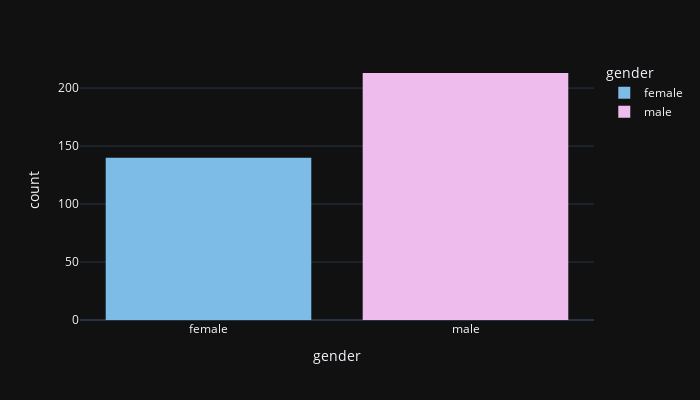
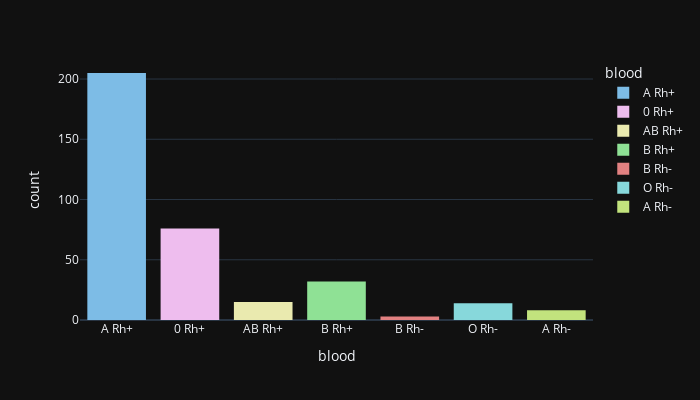
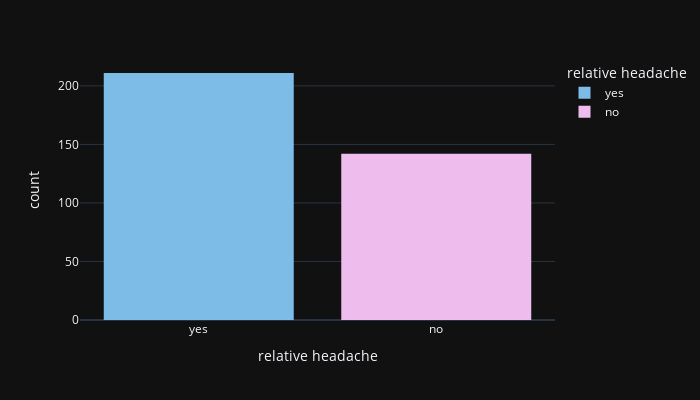
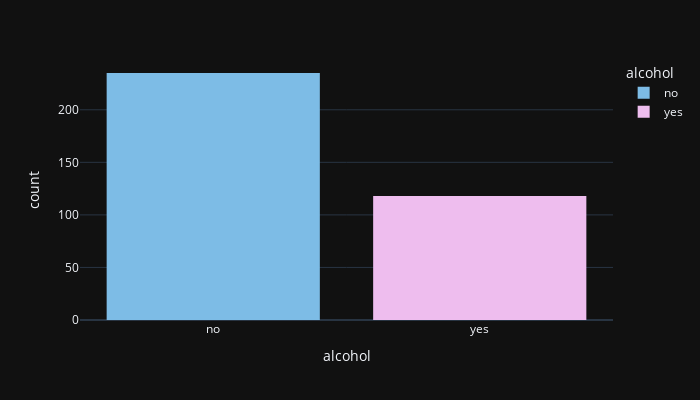

Notebook code cell kept with these figures, in order:
### Markdown cell above
# DATA VISUALIZATION

### Code cell
# distribution of categorical variables
colors = ['#7DBCE6','#EEBDEE','#EAEAAF','#8FE195','#E28181',
          '#87D8DB','#C2E37D','#DF93A4','#DCB778','#C497DE']


def cat_summary(data, col):
    print(pd.DataFrame({col:data[col].value_counts(),
                       "Ratio":100*data[col].value_counts()/len(data)}))

    px.histogram(data, x = col, color = col, width = 700, height = 400,
                    template = 'plotly_dark', color_discrete_sequence = colors).show()
for i in df[cat_cols]:
    cat_summary(df,i)

### Figure 1 — Plotly figure (JSON) as saved in the notebook; plotly's stock layout.template omitted (floating-point values rounded to 4 significant figures; data arrays with more than 128 entries replaced by an {"elided": "..."} marker saying what was removed)
{"data": [{"alignmentgroup": "True", "bingroup": "x", "hovertemplate": "gender=%{x}<br>count=%{y}<extra></extra>", "legendgroup": "female", "marker": {"color": "#7DBCE6", "pattern": {"shape": ""}}, "name": "female", "offsetgroup": "female", "orientation": "v", "showlegend": true, "type": "histogram", "x": {"elided": "140 str values"}, "xaxis": "x", "yaxis": "y"}, {"alignmentgroup": "True", "bingroup": "x", "hovertemplate": "gender=%{x}<br>count=%{y}<extra></extra>", "legendgroup": "male", "marker": {"color": "#EEBDEE", "pattern": {"shape": ""}}, "name": "male", "offsetgroup": "male", "orientation": "v", "showlegend": true, "type": "histogram", "x": {"elided": "213 str values"}, "xaxis": "x", "yaxis": "y"}], "layout": {"barmode": "relative", "height": 400, "legend": {"title": {"text": "gender"}, "tracegroupgap": 0}, "margin": {"t": 60}, "width": 700, "xaxis": {"anchor": "y", "categoryarray": ["female", "male"], "categoryorder": "array", "domain": [0, 1], "title": {"text": "gender"}}, "yaxis": {"anchor": "x", "domain": [0, 1], "title": {"text": "count"}}}}

### Figure 2 — Plotly figure (JSON) as saved in the notebook; plotly's stock layout.template omitted (floating-point values rounded to 4 significant figures; data arrays with more than 128 entries replaced by an {"elided": "..."} marker saying what was removed)
{"data": [{"alignmentgroup": "True", "bingroup": "x", "hovertemplate": "blood=%{x}<br>count=%{y}<extra></extra>", "legendgroup": "A Rh+", "marker": {"color": "#7DBCE6", "pattern": {"shape": ""}}, "name": "A Rh+", "offsetgroup": "A Rh+", "orientation": "v", "showlegend": true, "type": "histogram", "x": {"elided": "205 str values"}, "xaxis": "x", "yaxis": "y"}, {"alignmentgroup": "True", "bingroup": "x", "hovertemplate": "blood=%{x}<br>count=%{y}<extra></extra>", "legendgroup": "0 Rh+", "marker": {"color": "#EEBDEE", "pattern": {"shape": ""}}, "name": "0 Rh+", "offsetgroup": "0 Rh+", "orientation": "v", "showlegend": true, "type": "histogram", "x": ["0 Rh+", "0 Rh+", "0 Rh+", "0 Rh+", "0 Rh+", "0 Rh+", "0 Rh+", "0 Rh+", "0 Rh+", "0 Rh+", "0 Rh+", "0 Rh+", "0 Rh+", "0 Rh+", "0 Rh+", "0 Rh+", "0 Rh+", "0 Rh+", "0 Rh+", "0 Rh+", "0 Rh+", "0 Rh+", "0 Rh+", "0 Rh+", "0 Rh+", "0 Rh+", "0 Rh+", "0 Rh+", "0 Rh+", "0 Rh+", "0 Rh+", "0 Rh+", "0 Rh+", "0 Rh+", "0 Rh+", "0 Rh+", "0 Rh+", "0 Rh+", "0 Rh+", "0 Rh+", "0 Rh+", "0 Rh+", "0 Rh+", "0 Rh+", "0 Rh+", "0 Rh+", "0 Rh+", "0 Rh+", "0 Rh+", "0 Rh+", "0 Rh+", "0 Rh+", "0 Rh+", "0 Rh+", "0 Rh+", "0 Rh+", "0 Rh+", "0 Rh+", "0 Rh+", "0 Rh+", "0 Rh+", "0 Rh+", "0 Rh+", "0 Rh+", "0 Rh+", "0 Rh+", "0 Rh+", "0 Rh+", "0 Rh+", "0 Rh+", "0 Rh+", "0 Rh+", "0 Rh+", "0 Rh+", "0 Rh+", "0 Rh+"], "xaxis": "x", "yaxis": "y"}, {"alignmentgroup": "True", "bingroup": "x", "hovertemplate": "blood=%{x}<br>count=%{y}<extra></extra>", "legendgroup": "AB Rh+", "marker": {"color": "#EAEAAF", "pattern": {"shape": ""}}, "name": "AB Rh+", "offsetgroup": "AB Rh+", "orientation": "v", "showlegend": true, "type": "histogram", "x": ["AB Rh+", "AB Rh+", "AB Rh+", "AB Rh+", "AB Rh+", "AB Rh+", "AB Rh+", "AB Rh+", "AB Rh+", "AB Rh+", "AB Rh+", "AB Rh+", "AB Rh+", "AB Rh+", "AB Rh+"], "xaxis": "x", "yaxis": "y"}, {"alignmentgroup": "True", "bingroup": "x", "hovertemplate": "blood=%{x}<br>count=%{y}<extra></extra>", "legendgroup": "B Rh+", "marker": {"color": "#8FE195", "pattern": {"shape": ""}}, "name": "B Rh+", "offsetgroup": "B Rh+", "orientation": "v", "showlegend": true, "type": "histogram", "x": ["B Rh+", "B Rh+", "B Rh+", "B Rh+", "B Rh+", "B Rh+", "B Rh+", "B Rh+", "B Rh+", "B Rh+", "B Rh+", "B Rh+", "B Rh+", "B Rh+", "B Rh+", "B Rh+", "B Rh+", "B Rh+", "B Rh+", "B Rh+", "B Rh+", "B Rh+", "B Rh+", "B Rh+", "B Rh+", "B Rh+", "B Rh+", "B Rh+", "B Rh+", "B Rh+", "B Rh+", "B Rh+"], "xaxis": "x", "yaxis": "y"}, {"alignmentgroup": "True", "bingroup": "x", "hovertemplate": "blood=%{x}<br>count=%{y}<extra></extra>", "legendgroup": "B Rh-", "marker": {"color": "#E28181", "pattern": {"shape": ""}}, "name": "B Rh-", "offsetgroup": "B Rh-", "orientation": "v", "showlegend": true, "type": "histogram", "x": ["B Rh-", "B Rh-", "B Rh-"], "xaxis": "x", "yaxis": "y"}, {"alignmentgroup": "True", "bingroup": "x", "hovertemplate": "blood=%{x}<br>count=%{y}<extra></extra>", "legendgroup": "O Rh-", "marker": {"color": "#87D8DB", "pattern": {"shape": ""}}, "name": "O Rh-", "offsetgroup": "O Rh-", "orientation": "v", "showlegend": true, "type": "histogram", "x": ["O Rh-", "O Rh-", "O Rh-", "O Rh-", "O Rh-", "O Rh-", "O Rh-", "O Rh-", "O Rh-", "O Rh-", "O Rh-", "O Rh-", "O Rh-", "O Rh-"], "xaxis": "x", "yaxis": "y"}, {"alignmentgroup": "True", "bingroup": "x", "hovertemplate": "blood=%{x}<br>count=%{y}<extra></extra>", "legendgroup": "A Rh-", "marker": {"color": "#C2E37D", "pattern": {"shape": ""}}, "name": "A Rh-", "offsetgroup": "A Rh-", "orientation": "v", "showlegend": true, "type": "histogram", "x": ["A Rh-", "A Rh-", "A Rh-", "A Rh-", "A Rh-", "A Rh-", "A Rh-", "A Rh-"], "xaxis": "x", "yaxis": "y"}], "layout": {"barmode": "relative", "height": 400, "legend": {"title": {"text": "blood"}, "tracegroupgap": 0}, "margin": {"t": 60}, "width": 700, "xaxis": {"anchor": "y", "categoryarray": ["A Rh+", "0 Rh+", "AB Rh+", "B Rh+", "B Rh-", "O Rh-", "A Rh-"], "categoryorder": "array", "domain": [0, 1], "title": {"text": "blood"}}, "yaxis": {"anchor": "x", "domain": [0, 1], "title": {"text": "count"}}}}

### Figure 3 — Plotly figure (JSON) as saved in the notebook; plotly's stock layout.template omitted (floating-point values rounded to 4 significant figures; data arrays with more than 128 entries replaced by an {"elided": "..."} marker saying what was removed)
{"data": [{"alignmentgroup": "True", "bingroup": "x", "hovertemplate": "relative headache=%{x}<br>count=%{y}<extra></extra>", "legendgroup": "yes", "marker": {"color": "#7DBCE6", "pattern": {"shape": ""}}, "name": "yes", "offsetgroup": "yes", "orientation": "v", "showlegend": true, "type": "histogram", "x": {"elided": "211 str values"}, "xaxis": "x", "yaxis": "y"}, {"alignmentgroup": "True", "bingroup": "x", "hovertemplate": "relative headache=%{x}<br>count=%{y}<extra></extra>", "legendgroup": "no", "marker": {"color": "#EEBDEE", "pattern": {"shape": ""}}, "name": "no", "offsetgroup": "no", "orientation": "v", "showlegend": true, "type": "histogram", "x": {"elided": "142 str values"}, "xaxis": "x", "yaxis": "y"}], "layout": {"barmode": "relative", "height": 400, "legend": {"title": {"text": "relative headache"}, "tracegroupgap": 0}, "margin": {"t": 60}, "width": 700, "xaxis": {"anchor": "y", "categoryarray": ["yes", "no"], "categoryorder": "array", "domain": [0, 1], "title": {"text": "relative headache"}}, "yaxis": {"anchor": "x", "domain": [0, 1], "title": {"text": "count"}}}}

### Figure 4 — Plotly figure (JSON) as saved in the notebook; plotly's stock layout.template omitted (floating-point values rounded to 4 significant figures; data arrays with more than 128 entries replaced by an {"elided": "..."} marker saying what was removed)
{"data": [{"alignmentgroup": "True", "bingroup": "x", "hovertemplate": "alcohol=%{x}<br>count=%{y}<extra></extra>", "legendgroup": "no", "marker": {"color": "#7DBCE6", "pattern": {"shape": ""}}, "name": "no", "offsetgroup": "no", "orientation": "v", "showlegend": true, "type": "histogram", "x": {"elided": "235 str values"}, "xaxis": "x", "yaxis": "y"}, {"alignmentgroup": "True", "bingroup": "x", "hovertemplate": "alcohol=%{x}<br>count=%{y}<extra></extra>", "legendgroup": "yes", "marker": {"color": "#EEBDEE", "pattern": {"shape": ""}}, "name": "yes", "offsetgroup": "yes", "orientation": "v", "showlegend": true, "type": "histogram", "x": ["yes", "yes", "yes", "yes", "yes", "yes", "yes", "yes", "yes", "yes", "yes", "yes", "yes", "yes", "yes", "yes", "yes", "yes", "yes", "yes", "yes", "yes", "yes", "yes", "yes", "yes", "yes", "yes", "yes", "yes", "yes", "yes", "yes", "yes", "yes", "yes", "yes", "yes", "yes", "yes", "yes", "yes", "yes", "yes", "yes", "yes", "yes", "yes", "yes", "yes", "yes", "yes", "yes", "yes", "yes", "yes", "yes", "yes", "yes", "yes", "yes", "yes", "yes", "yes", "yes", "yes", "yes", "yes", "yes", "yes", "yes", "yes", "yes", "yes", "yes", "yes", "yes", "yes", "yes", "yes", "yes", "yes", "yes", "yes", "yes", "yes", "yes", "yes", "yes", "yes", "yes", "yes", "yes", "yes", "yes", "yes", "yes", "yes", "yes", "yes", "yes", "yes", "yes", "yes", "yes", "yes", "yes", "yes", "yes", "yes", "yes", "yes", "yes", "yes", "yes", "yes", "yes", "yes"], "xaxis": "x", "yaxis": "y"}], "layout": {"barmode": "relative", "height": 400, "legend": {"title": {"text": "alcohol"}, "tracegroupgap": 0}, "margin": {"t": 60}, "width": 700, "xaxis": {"anchor": "y", "categoryarray": ["no", "yes"], "categoryorder": "array", "domain": [0, 1], "title": {"text": "alcohol"}}, "yaxis": {"anchor": "x", "domain": [0, 1], "title": {"text": "count"}}}}
